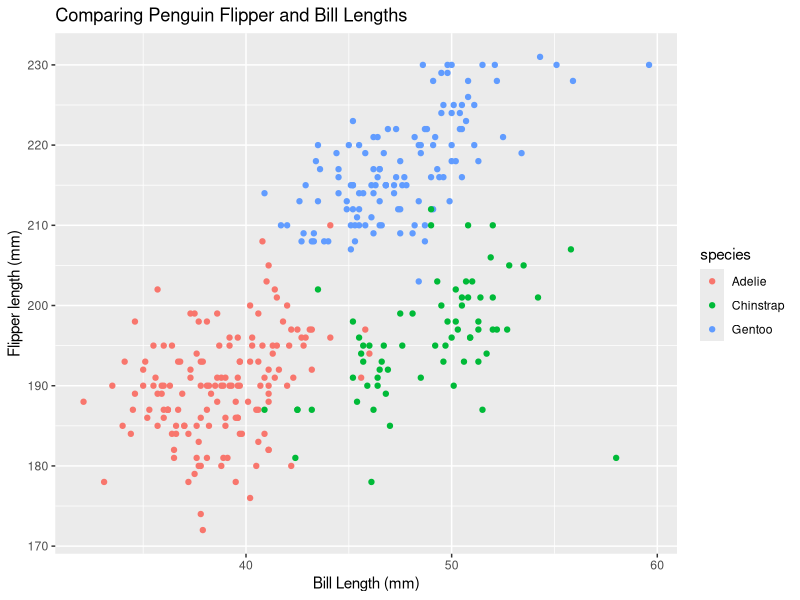
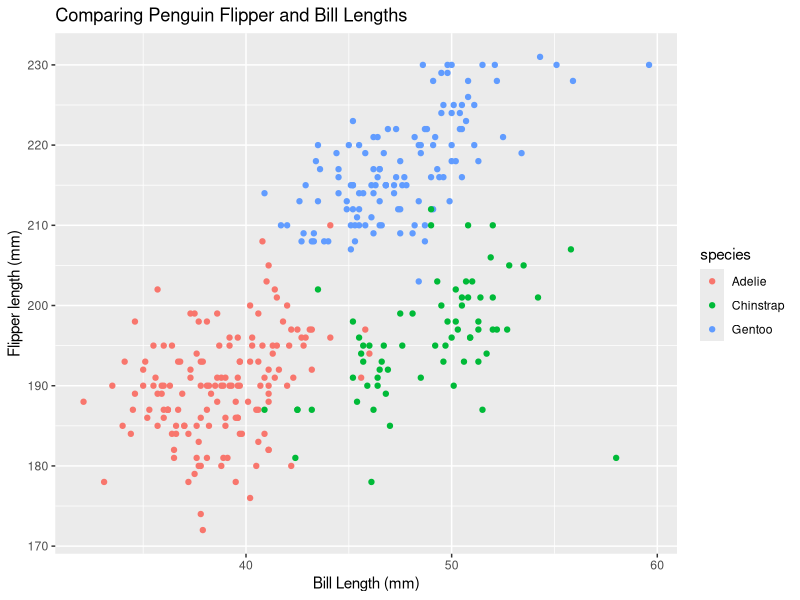

Reproduce these figures in R, in order.
## ---- chunk 1
library(tidyverse)

## ---- chunk 2

data("penguins", package = "palmerpenguins")

head(penguins)

## ---- chunk 3
flipper_length_pull <- penguins %>% pull(flipper_length_mm) 


bill_length_pull <- penguins %>% pull(bill_length_mm) 

## ---- chunk 4

ggplot(penguins, aes(x = bill_length_mm, y = flipper_length_mm, color = species)) + geom_point() + xlab("Bill Length (mm)") + ylab("Flipper length (mm)") + ggtitle("Comparing Penguin Flipper and Bill Lengths")

ggsave("BillxFlipperLengthxSpecies.PDF", height = 4, width = 10)

## ---- chunk 5
sample_df = 
  tibble(
  var_rand = rnorm(n = 10,mean = 0),
  var_logic = var_rand > 0, 
  var_char = c("a", "b","c","a", "a", "b", "b", "c", "b","a"),
  var_factor = factor(var_char, levels = c("a","b","c"), ordered = TRUE)
  )
## ---- chunk 6
print(sample_df)
## ---- chunk 7

var_rand_pull <- sample_df %>% pull(var_rand) 
var_logic_pull <- sample_df %>% pull(var_logic)
var_char_pull <- sample_df %>% pull(var_char)
var_factor_pull <- sample_df %>%  pull(var_factor)
## ---- chunk 8

var_char_num <- as.numeric(var_char_pull)
var_factor_num <- as.numeric(var_factor_pull)
var_logic_num <- as.numeric(var_logic_pull)


